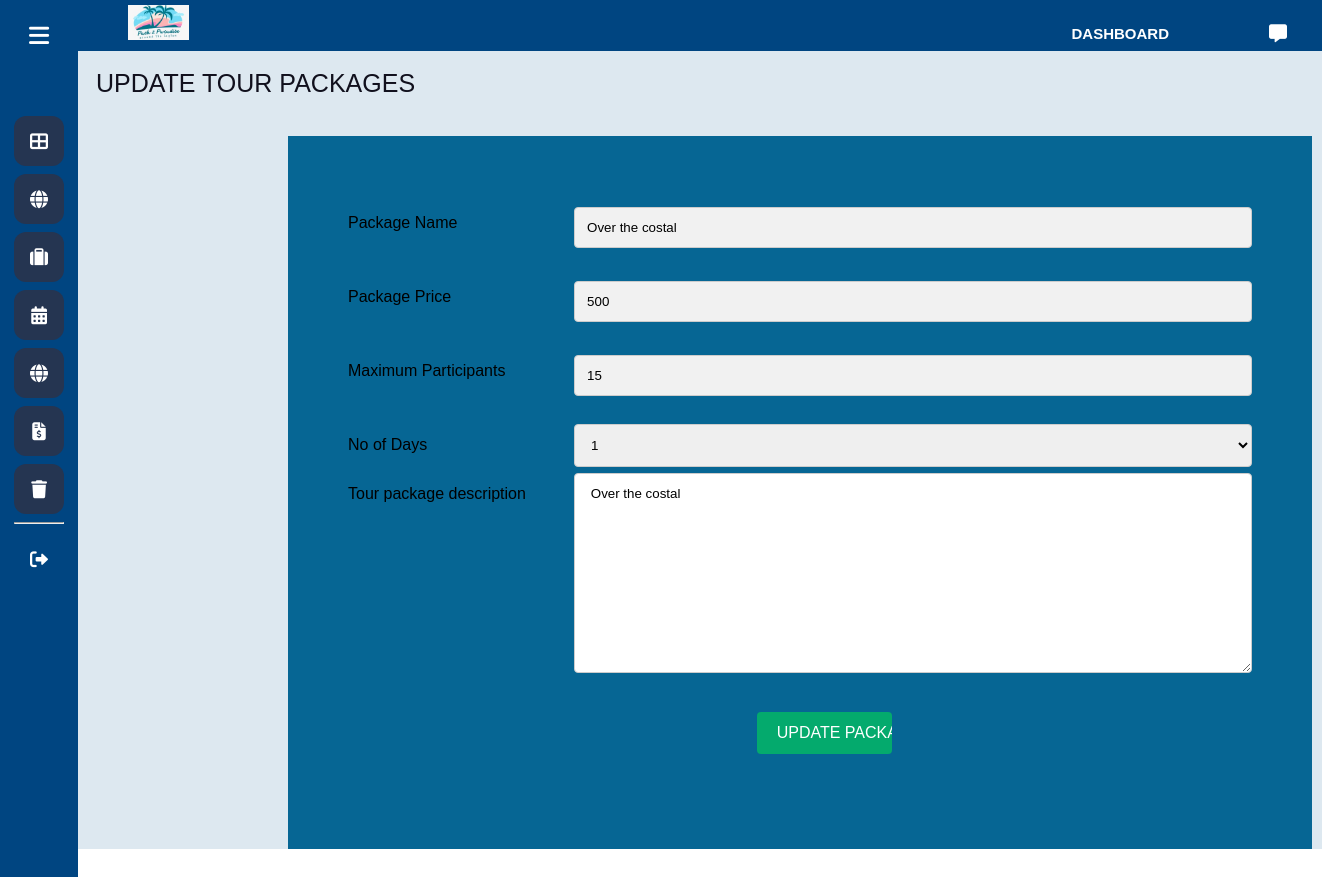
Screenshot of /view-admin/editpackage.php?package_id=9 with the database file from the repository.
### tables this page shows
CREATE TABLE `tourpackage` (
  `packageID` int(11) NOT NULL,
  `packageName` varchar(100) NOT NULL,
  `description` longtext NOT NULL,
  `price` int(11) NOT NULL,
  `status` varchar(50) NOT NULL,
  `adminID` int(11) NOT NULL,
  `no_of_days` int(11) NOT NULL,
  `max_part` int(10) NOT NULL
);

### model/tourpackage.php (called while the page is built, shortened)
<?php
require_once "../db/db_connection.php";
class tourpackage extends db_connection
{
    private $conn;
    public function __construct()
    {
        $this->conn = $this->connect();
    }
    public function viewtourpkg($id)
    {
        $query = "SELECT * FROM tourpackage where packageid = $id ";
        $stmt = mysqli_query($this->conn, $query);
        return $stmt;
    }
}

### db/db_connection.php (called while the page is built)
<?php
class db_connection
{
    public function connect()
    {
        $host = 'localhost';
        $username= 'root';
        $password = '';
        $db = 'pack2paradise3';
        $connection = mysqli_connect($host, $username, $password, $db);
        return $connection;
    }
}

### controller/tourpackagecontroller.php (called while the page is built, shortened)
<?php
include '../model/tourpackage.php';
class tourpackageController extends db_connection
{
    public function viewPkg($inputs)
    {
        $pkg = new tourpackage();
        $result = $pkg->viewtourPkg($inputs[0]);
        return $result;
    }
}

### api/viewonetourpackage.php (called while the page is built)
<?php
include '../controller/tourpackageController.php';
$id= $_GET['package_id'];
$inputs = array($id);
$tourpackagecon = new tourpackageController();
$tourpackagecon-> viewPkg($inputs);
?>

### view-admin/editpackage.php (the view, shortened to what this page needs)
<?php
require('../api/viewonetourpackage.php');
$rows = $_SESSION['c'];
?>
<!DOCTYPE html>
<html lang="en" dir="ltr">
<head>
    <link rel="stylesheet" href="../css/hnav.css?v=<?php echo time(); ?>">
    <link rel="stylesheet" href="../css/package.css?v=<?php echo time(); ?>">
    <link href="../libs/fontawesome/css/fontawesome.css" rel="stylesheet">
    <link href="../libs/fontawesome/css/brands.css" rel="stylesheet">
    <link href="../libs/fontawesome/css/solid.css" rel="stylesheet">
</head>
<body>
    <?php include "nav.php"?>
    <section class="home-section">
        <?php include "dashboardHeader.php"?>
        <div class="text">UPDATE TOUR PACKAGES</div>
        <div class="registerForm">
        <form action="../api/updatetourpackage.php" method="POST">
         <?php
foreach($rows as $row)
echo '
    <div class="row">
      <div class="col-25">
        <label for="fname"> Package Name </label>
      </div>
      <div class="col-75">
      <input type="text" placeholder="Enter Package Name" name="pckgname" value="'.$row['packageName'].'" required>
      </div>
    </div>
    <div class="row">
      <div class="col-25">
        <label for="lname">Package Price</label>
      </div>
      <div class="col-75">
      <input type="text" placeholder="Package Price" name="pckgprice" value='.$row['price'].' required>
      </div>
    </div>
    <div class="row">
      <div class="col-25">
        <label for="lname">Maximum Participants </label>
      </div>
      <div class="col-75">
      <input type="text" placeholder="Maximum number of participants" name="nooftourist" value='.$row['max_part'].' required>
      </div>
    </div>
    <div class="row">
    <div class="col-25">
      <label for="participants">No of Days</label>
    </div>
    <div class="col-75">
      <select id="days" name="days" onchange="showInputTables() value='.$row['no_of_days'].'">
        <option value="1"> 1 </option>
        <option value="2">2 </option>
        <option value="3">3</option>
        <option value="4">4</option>
        <option value="5">5</option>
        <option value="6">6</option>
        <option value="7">7</option>
        <option value="8">8</option>
        <option value="9">9</option>
      </select>
    </div>
  </div>
    <div class="row">
      <div class="col-25">
        <label for="subject"> Tour package description </label>
      </div>
      <div class="col-75">
        <textarea id="subject" name="pckgdesc" placeholder="Describe the Tour package (E.g : No of Days, Travel Destinations)" style="height:200px"> '.$row['description'].' </textarea>
      </div>
    </div>
'  ?>
    <div class="row">
      <input type="submit" class="btn1" value="UPDATE PACKAGE" name="save">
    </div>
  </form>
</div>
    </section>
</body>
</html>

### css/hnav.css (style rules this page uses)
* { margin: 0; padding: 0; box-sizing: border-box; font-family: sans-serif; }
.home-section { position: relative; background: #DDE8F0; min-height: 100vh; top: 0; left: 78px; width: calc(100% - 78px); transition: all 0.5s ease; z-index: 2; }
.home-section .text { display: inline-block; color: #11101d; font-size: 25px; font-weight: 500; margin: 18px }

### css/package.css (style rules this page uses)
body { margin: 0; padding: 0; background-image: url('../images/Admin/adminbackground.jpg'); background-repeat: no-repeat; background-attachment: fixed; background-size: cover; }
.registerForm { background-color: #066694 ; width: 80%; padding: 60px; margin-left: 210px; margin-top: 20px; display: table; margin-bottom: 30px; }
.btn1 { background-color: #0789c6; border: none; color: white; padding: 10px 10px; text-align: center; text-decoration: none; display: inline-block; font-size: 16px; margin: 35px 360px; cursor: pointer; border-radius: 5px; width: 15%; }
input[type=text], input[type=password] { width: 50%; padding: 15px; margin: 5px 0 22px 0; display: inline-block; border: none; background: #f1f1f1; border-radius: 10px; }

### view-admin/editpackage.php (style rules this page uses)
* { box-sizing: border-box; }
input[type=text], select, textarea { width: 100%; padding: 12px; border: 1px solid #ccc; border-radius: 4px; resize: vertical; }
.text { font-style: "helvetica neue", helvetica, tahoma, sans-serif; color: rgb(255, 255, 255); font-weight: bold; font-size: 15px; margin-top: 25px; }
label { padding: 12px 12px 12px 0; display: inline-block; }
input[type=submit] { background-color: #04AA6D; color: white; padding: 12px 20px; border: none; border-radius: 4px; cursor: pointer; float: right; }
.col-25 { float: left; width: 25%; margin-top: 6px; }
.col-75 { float: left; width: 75%; margin-top: 6px; }
.row:after { content: ""; display: table; clear: both; }

### rows the page displays
tourpackage: pckgname "Over the costal", pckgprice "500", nooftourist "15", days "1", pckgdesc "Over the costal"
